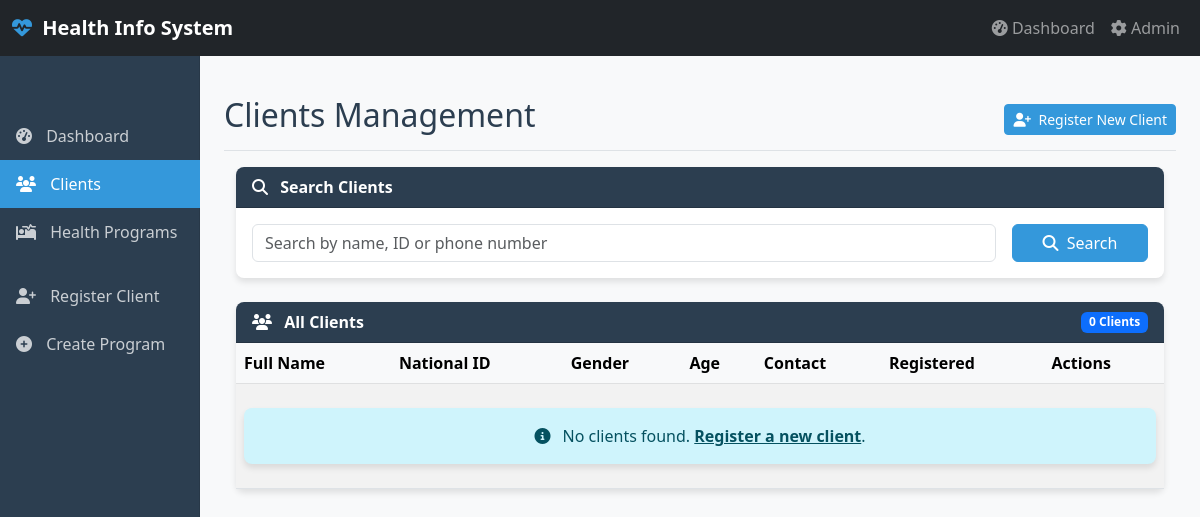
The page /clients/ on the database as committed earlier.
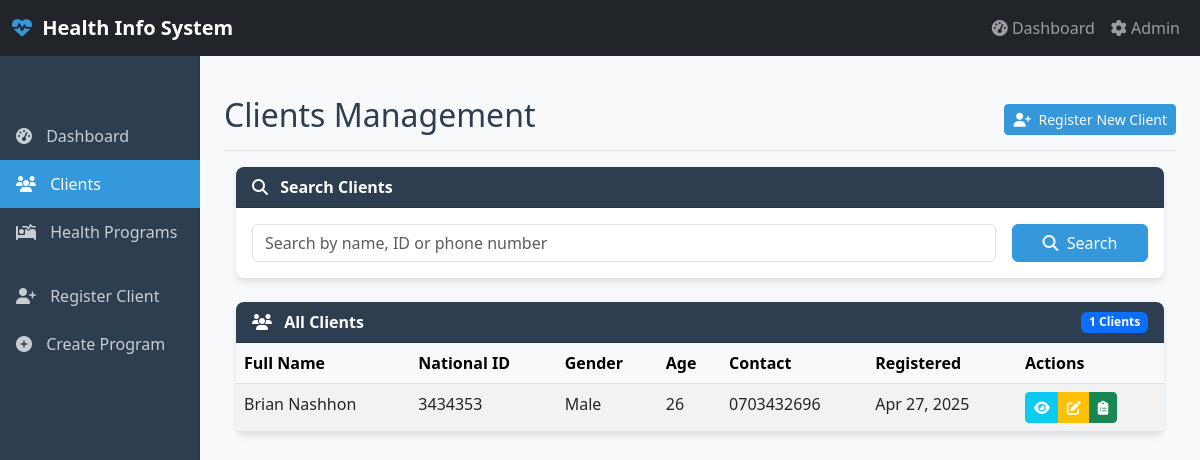
The same page on the database as committed later.
### core/models.py (models this page shows, shortened)
class Client(models.Model):
    GENDER_CHOICES = [
        ('M', 'Male'),
        ('F', 'Female'),
        ('O', 'Other'),
    ]
    id = models.UUIDField(primary_key=True, default=uuid.uuid4, editable=False)
    first_name = models.CharField(max_length=100)
    last_name = models.CharField(max_length=100)
    date_of_birth = models.DateField()
    gender = models.CharField(max_length=1, choices=GENDER_CHOICES)
    phone_number = models.CharField(max_length=20, blank=True)
    email = models.EmailField(blank=True)
    address = models.TextField(blank=True)
    national_id = models.CharField(max_length=50, blank=True, unique=True)
    programs = models.ManyToManyField(HealthProgram, through='Enrollment')
    created_at = models.DateTimeField(auto_now_add=True)
    updated_at = models.DateTimeField(auto_now=True)
    class Meta:
        ordering = ['last_name', 'first_name']
    @property
    def full_name(self):
        return f"{self.first_name} {self.last_name}"
    @property
    def age(self):
        today = timezone.now().date()
        return today.year - self.date_of_birth.year - (
            (today.month, today.day) < (self.date_of_birth.month, self.date_of_birth.day)
        )

### core/views.py (the view, shortened to what this page needs)
# urls.py: path('clients/', views.client_list, name='client_list'),
def client_list(request):
    form = ClientSearchForm(request.GET)
    clients = Client.objects.all()
    context = {'clients': clients, 'form': form}
    return render(request, 'client/list.html', context)

### core/forms.py
class ClientSearchForm(forms.Form):
    search = forms.CharField(
        max_length=100,
        required=False,
        widget=forms.TextInput(attrs={
            'class': 'form-control search-input',
            'placeholder': 'Search by name, ID or phone number',
            'aria-label': 'Search'
        })
    )

### core/templates/client/list.html (shortened to what this page needs)
{% extends 'base.html' %}
{% block page_header %}Clients Management{% endblock %}
{% block page_actions %}
<div class="btn-group">
    <a href="{% url 'client_create' %}" class="btn btn-sm btn-primary">
        <i class="fas fa-user-plus me-1"></i> Register New Client
    </a>
</div>
{% endblock %}
{% block content %}
<div class="card mb-4" data-aos="fade-up">
    <div class="card-header">
        <i class="fas fa-search me-2"></i> Search Clients
    </div>
    <div class="card-body">
        <form method="get" action="{% url 'client_list' %}" class="row g-3">
            <div class="col-md-10">
                {{ form.search }}
            </div>
            <div class="col-md-2">
                <button type="submit" class="btn btn-primary w-100">
                    <i class="fas fa-search me-1"></i> Search
                </button>
            </div>
        </form>
    </div>
</div>
<div class="card" data-aos="fade-up" data-aos-delay="100">
    <div class="card-header">
        <div class="d-flex justify-content-between align-items-center">
            <span><i class="fas fa-users me-2"></i> All Clients</span>
            <span class="badge bg-primary">{{ clients.count }} Clients</span>
        </div>
    </div>
    <div class="card-body p-0">
        <div class="table-responsive">
            <table class="table table-hover table-striped mb-0">
                <thead class="table-light">
                    <tr>
                        <th>Full Name</th>
                        <th>National ID</th>
                        <th>Gender</th>
                        <th>Age</th>
                        <th>Contact</th>
                        <th>Registered</th>
                        <th>Actions</th>
                    </tr>
                </thead>
                <tbody>
                    {% for client in clients %}
                    <tr class="client-row" data-aos="fade-right" data-aos-delay="{{ forloop.counter|add:100 }}">
                        <td>{{ client.full_name }}</td>
                        <td>{{ client.national_id }}</td>
                        <td>{{ client.get_gender_display }}</td>
                        <td>{{ client.age }}</td>
                        <td>{{ client.phone_number }}</td>
                        <td>{{ client.created_at|date:"M d, Y" }}</td>
                        <td>
                            <div class="btn-group">
                                <a href="{% url 'client_detail' pk=client.id %}" class="btn btn-sm btn-info text-white" title="View Details">
                                    <i class="fas fa-eye"></i>
                                </a>
                                <a href="{% url 'client_update' pk=client.id %}" class="btn btn-sm btn-warning text-white" title="Edit Client">
                                    <i class="fas fa-edit"></i>
                                </a>
                                <a href="{% url 'enroll_client' client_id=client.id %}" class="btn btn-sm btn-success" title="Enroll in Program">
                                    <i class="fas fa-clipboard-list"></i>
                                </a>
                            </div>
                        </td>
                    </tr>
                    {% empty %}
                    <tr>
                        <td colspan="7" class="text-center py-4">
                            <div class="alert alert-info mb-0">
                                <i class="fas fa-info-circle me-2"></i> No clients found.
                                <a href="{% url 'client_create' %}" class="alert-link">Register a new client</a>.
                            </div>
                        </td>
                    </tr>
                    {% endfor %}
                </tbody>
            </table>
        </div>
    </div>
</div>
{% endblock %}

### core/templates/base.html (shortened to what this page needs)
<!DOCTYPE html>
<html lang="en">
<head>
    <link href="https://cdn.jsdelivr.net/npm/bootstrap@5.3.0-alpha1/dist/css/bootstrap.min.css" rel="stylesheet">
    <link rel="stylesheet" href="https://cdnjs.cloudflare.com/ajax/libs/font-awesome/6.1.1/css/all.min.css">
    <link href="https://unpkg.com/aos@2.3.1/dist/aos.css" rel="stylesheet">
</head>
<body>
    <nav class="navbar navbar-expand-md navbar-dark bg-dark fixed-top">
        <div class="container-fluid">
            <a class="navbar-brand" href="{% url 'dashboard' %}">
                <i class="fas fa-heartbeat"></i> Health Info System
            </a>
            <div class="collapse navbar-collapse" id="navbarCollapse">
                <ul class="navbar-nav ms-auto mb-2 mb-md-0">
                    <li class="nav-item">
                        <a class="nav-link {% if request.path == '/' %}active{% endif %}" href="{% url 'dashboard' %}">
                            <i class="fas fa-tachometer-alt"></i> Dashboard
                        </a>
                    </li>
                    <li class="nav-item">
                        <a class="nav-link" href="/admin/" target="_blank">
                            <i class="fas fa-cog"></i> Admin
                        </a>
                    </li>
                </ul>
            </div>
        </div>
    </nav>
    <div class="container-fluid">
        <div class="row">
            <nav id="sidebar" class="col-md-3 col-lg-2 d-md-block sidebar collapse">
                <div class="sidebar-sticky">
                    <ul class="nav flex-column">
                        <li class="nav-item">
                            <a class="nav-link {% if request.path == '/' %}active{% endif %}" href="{% url 'dashboard' %}">
                                <i class="fas fa-tachometer-alt"></i> Dashboard
                            </a>
                        </li>
                        <li class="nav-item">
                            <a class="nav-link {% if '/clients/' in request.path %}active{% endif %}" href="{% url 'client_list' %}">
                                <i class="fas fa-users"></i> Clients
                            </a>
                        </li>
                        <li class="nav-item">
                            <a class="nav-link {% if '/programs/' in request.path %}active{% endif %}" href="{% url 'program_list' %}">
                                <i class="fas fa-procedures"></i> Health Programs
                            </a>
                        </li>
                        <li class="nav-item">
                            <a class="nav-link" href="{% url 'client_create' %}">
                                <i class="fas fa-user-plus"></i> Register Client
                            </a>
                        </li>
                        <li class="nav-item">
                            <a class="nav-link" href="{% url 'program_create' %}">
                                <i class="fas fa-plus-circle"></i> Create Program
                            </a>
                        </li>
                    </ul>
                </div>
            </nav>
            <main class="col-md-9 ms-sm-auto col-lg-10 px-md-4 content">
                <div class="d-flex justify-content-between flex-wrap flex-md-nowrap align-items-center pt-3 pb-2 mb-3 border-bottom" data-aos="fade-right">
                    <h1 class="h2">{% block page_header %}Dashboard{% endblock %}</h1>
                    <div class="btn-toolbar mb-2 mb-md-0">
                        {% block page_actions %}{% endblock %}
                    </div>
                </div>
                <div class="container-fluid" data-aos="fade-up">
                    {% block content %}{% endblock %}
                </div>
            </main>
        </div>
    </div>
</body>
</html>

### core/templates/base.html (style rules this page uses)
:root { --primary: #2c3e50; --secondary: #3498db; --accent: #e74c3c; --light: #ecf0f1; --dark: #2c3e50; }
body { font-family: 'Segoe UI', Tahoma, Geneva, Verdana, sans-serif; background-color: #f8f9fa; color: var(--dark); padding-top: 60px; }
.sidebar { position: fixed; top: 56px; bottom: 0; left: 0; z-index: 100; padding: 48px 0 0; box-shadow: inset -1px 0 0 rgba(0, 0, 0, .1); background-color: var(--primary); color: white; }
.sidebar-sticky { position: relative; top: 0; height: calc(100vh - 48px); padding-top: .5rem; overflow-x: hidden; overflow-y: auto; }
.sidebar .nav-link { color: rgba(255, 255, 255, .75); padding: .75rem 1rem; transition: all 0.3s ease; }
.sidebar .nav-link.active { color: white; background-color: var(--secondary); }
.sidebar .nav-link i { margin-right: 10px; }
.content { margin-left: 240px; padding: 20px; transition: all 0.3s ease; }
.navbar-brand { font-weight: 700; }
.navbar-brand i { color: var(--secondary); margin-right: 5px; }
.card { border-radius: 8px; border: none; box-shadow: 0 4px 6px rgba(0, 0, 0, 0.1); margin-bottom: 20px; transition: transform 0.3s ease; }
.card-header { background-color: var(--primary); color: white; border-radius: 8px 8px 0 0 !important; font-weight: 600; }
.btn-primary { background-color: var(--secondary); border-color: var(--secondary); }
.slide-up { animation: slideUp 0.5s ease-out; }

Rows that differ between the two databases and show on the page:
added Client: full_name "Brian Nashhon", national_id "3434353", gender "Male", age "26", phone_number "0703432696", created_at "Apr 27, 2025"
Other text that changed with them:
{{ clients.count }}: "0" → "1"
text no longer shown: "No clients found. Register a new client ."
